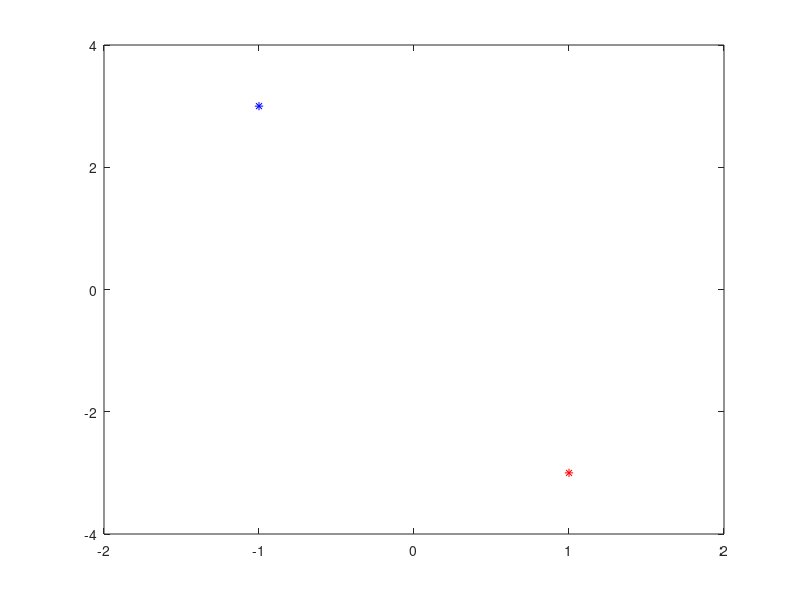

MATLAB code to generate this figure:
% Reflexion a traves del eje Y del punto (1;2).
x = -1;
y = 3;
grid on
plot(x,y,'b*'); % marca el punto (x;y) en el plano
hold on
A = [-1 0; 0 -1]; % matriz de reflexion
Refl_Y = A*[x;y];
plot(Refl_Y(1),Refl_Y(2),'r*'); % marca el punto reflejado
xlim([-2, 2]);
ylim([-4, 4]);